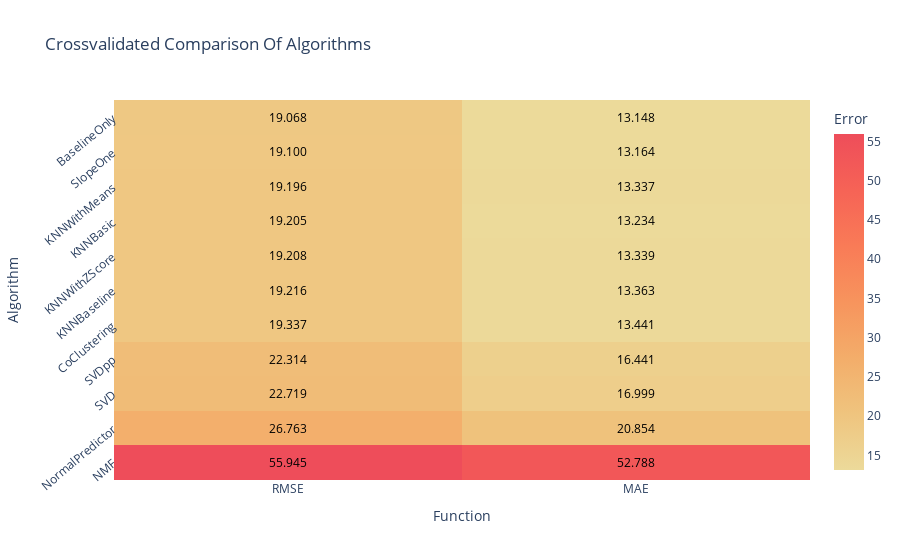

This figure's notebook cell:
### Code cell
# Store results
surprise_results = pd.DataFrame(benchmark).set_index('Algorithm').sort_values('test_rmse', ascending=False)

# Get data
data = surprise_results[['test_rmse', 'test_mae']]
grid = data.values

# Create axis labels
x_axis = [label.split('_')[1].upper() for label in data.columns.tolist()]
y_axis = data.index.tolist()

x_label = 'Function'
y_label = 'Algorithm'


# Get annotations and hovertext
hovertexts = []
annotations = []
for i, y_value in enumerate(y_axis):
    row = []
    for j, x_value in enumerate(x_axis):
        annotation = grid[i, j]
        row.append('Error: {:.3f}<br>{}: {}<br>{}: {}<br>Fit Time: {:.3f}s<br>Test Time: {:.3f}s'.format(annotation, y_label, y_value ,x_label, x_value, surprise_results.loc[y_value]['fit_time'], surprise_results.loc[y_value]['test_time']))
        annotations.append(dict(x=x_value, y=y_value, text='{:.3f}'.format(annotation), ax=0, ay=0, font=dict(color='#000000')))
    hovertexts.append(row)

# Create trace
trace = go.Heatmap(x = x_axis,
                   y = y_axis,
                   z = data.values,
                   text = hovertexts,
                   hoverinfo = 'text',
                   colorscale = 'oryel',
                   colorbar = dict(title = 'Error'))

# Create layout
layout = go.Layout(title = 'Crossvalidated Comparison Of Algorithms',
                   xaxis = dict(title = x_label),
                   yaxis = dict(title = y_label,
                                tickangle = -40),
                   annotations = annotations)

# Create plot
fig = go.Figure(data=[trace], layout=layout)
iplot(fig)

### Figure 1 — Plotly figure (JSON) as saved in the notebook; plotly's stock layout.template omitted (floating-point values rounded to 4 significant figures)
{"data": [{"colorbar": {"title": {"text": "Error"}}, "colorscale": [[0, "rgb(236, 218, 154)"], [0.1667, "rgb(239, 196, 126)"], [0.3333, "rgb(243, 173, 106)"], [0.5, "rgb(247, 148, 93)"], [0.6667, "rgb(249, 123, 87)"], [0.8333, "rgb(246, 99, 86)"], [1, "rgb(238, 77, 90)"]], "hoverinfo": "text", "text": [["Error: 55.945<br>Algorithm: NMF<br>Function: RMSE<br>Fit Time: 2.191s<br>Test Time: 0.148s", "Error: 52.788<br>Algorithm: NMF<br>Function: MAE<br>Fit Time: 2.191s<br>Test Time: 0.148s"], ["Error: 26.763<br>Algorithm: NormalPredictor<br>Function: RMSE<br>Fit Time: 0.050s<br>Test Time: 0.111s", "Error: 20.854<br>Algorithm: NormalPredictor<br>Function: MAE<br>Fit Time: 0.050s<br>Test Time: 0.111s"], ["Error: 22.719<br>Algorithm: SVD<br>Function: RMSE<br>Fit Time: 2.057s<br>Test Time: 0.110s", "Error: 16.999<br>Algorithm: SVD<br>Function: MAE<br>Fit Time: 2.057s<br>Test Time: 0.110s"], ["Error: 22.314<br>Algorithm: SVDpp<br>Function: RMSE<br>Fit Time: 153.279s<br>Test Time: 4.712s", "Error: 16.441<br>Algorithm: SVDpp<br>Function: MAE<br>Fit Time: 153.279s<br>Test Time: 4.712s"], ["Error: 19.337<br>Algorithm: CoClustering<br>Function: RMSE<br>Fit Time: 0.762s<br>Test Time: 0.138s", "Error: 13.441<br>Algorithm: CoClustering<br>Function: MAE<br>Fit Time: 0.762s<br>Test Time: 0.138s"], ["Error: 19.216<br>Algorithm: KNNBaseline<br>Function: RMSE<br>Fit Time: 0.164s<br>Test Time: 2.262s", "Error: 13.363<br>Algorithm: KNNBaseline<br>Function: MAE<br>Fit Time: 0.164s<br>Test Time: 2.262s"], ["Error: 19.208<br>Algorithm: KNNWithZScore<br>Function: RMSE<br>Fit Time: 0.095s<br>Test Time: 1.952s", "Error: 13.339<br>Algorithm: KNNWithZScore<br>Function: MAE<br>Fit Time: 0.095s<br>Test Time: 1.952s"], ["Error: 19.205<br>Algorithm: KNNBasic<br>Function: RMSE<br>Fit Time: 0.065s<br>Test Time: 1.809s", "Error: 13.234<br>Algorithm: KNNBasic<br>Function: MAE<br>Fit Time: 0.065s<br>Test Time: 1.809s"], ["Error: 19.196<br>Algorithm: KNNWithMeans<br>Function: RMSE<br>Fit Time: 0.074s<br>Test Time: 1.854s", "Error: 13.337<br>Algorithm: KNNWithMeans<br>Function: MAE<br>Fit Time: 0.074s<br>Test Time: 1.854s"], ["Error: 19.100<br>Algorithm: SlopeOne<br>Function: RMSE<br>Fit Time: 0.509s<br>Test Time: 3.213s", "Error: 13.164<br>Algorithm: SlopeOne<br>Function: MAE<br>Fit Time: 0.509s<br>Test Time: 3.213s"], ["Error: 19.068<br>Algorithm: BaselineOnly<br>Function: RMSE<br>Fit Time: 0.103s<br>Test Time: 0.073s", "Error: 13.148<br>Algorithm: BaselineOnly<br>Function: MAE<br>Fit Time: 0.103s<br>Test Time: 0.073s"]], "x": ["RMSE", "MAE"], "y": ["NMF", "NormalPredictor", "SVD", "SVDpp", "CoClustering", "KNNBaseline", "KNNWithZScore", "KNNBasic", "KNNWithMeans", "SlopeOne", "BaselineOnly"], "z": [[55.94, 52.79], [26.76, 20.85], [22.72, 17.0], [22.31, 16.44], [19.34, 13.44], [19.22, 13.36], [19.21, 13.34], [19.21, 13.23], [19.2, 13.34], [19.1, 13.16], [19.07, 13.15]], "type": "heatmap"}], "layout": {"annotations": [{"ax": 0, "ay": 0, "font": {"color": "#000000"}, "text": "55.945", "x": "RMSE", "y": "NMF"}, {"ax": 0, "ay": 0, "font": {"color": "#000000"}, "text": "52.788", "x": "MAE", "y": "NMF"}, {"ax": 0, "ay": 0, "font": {"color": "#000000"}, "text": "26.763", "x": "RMSE", "y": "NormalPredictor"}, {"ax": 0, "ay": 0, "font": {"color": "#000000"}, "text": "20.854", "x": "MAE", "y": "NormalPredictor"}, {"ax": 0, "ay": 0, "font": {"color": "#000000"}, "text": "22.719", "x": "RMSE", "y": "SVD"}, {"ax": 0, "ay": 0, "font": {"color": "#000000"}, "text": "16.999", "x": "MAE", "y": "SVD"}, {"ax": 0, "ay": 0, "font": {"color": "#000000"}, "text": "22.314", "x": "RMSE", "y": "SVDpp"}, {"ax": 0, "ay": 0, "font": {"color": "#000000"}, "text": "16.441", "x": "MAE", "y": "SVDpp"}, {"ax": 0, "ay": 0, "font": {"color": "#000000"}, "text": "19.337", "x": "RMSE", "y": "CoClustering"}, {"ax": 0, "ay": 0, "font": {"color": "#000000"}, "text": "13.441", "x": "MAE", "y": "CoClustering"}, {"ax": 0, "ay": 0, "font": {"color": "#000000"}, "text": "19.216", "x": "RMSE", "y": "KNNBaseline"}, {"ax": 0, "ay": 0, "font": {"color": "#000000"}, "text": "13.363", "x": "MAE", "y": "KNNBaseline"}, {"ax": 0, "ay": 0, "font": {"color": "#000000"}, "text": "19.208", "x": "RMSE", "y": "KNNWithZScore"}, {"ax": 0, "ay": 0, "font": {"color": "#000000"}, "text": "13.339", "x": "MAE", "y": "KNNWithZScore"}, {"ax": 0, "ay": 0, "font": {"color": "#000000"}, "text": "19.205", "x": "RMSE", "y": "KNNBasic"}, {"ax": 0, "ay": 0, "font": {"color": "#000000"}, "text": "13.234", "x": "MAE", "y": "KNNBasic"}, {"ax": 0, "ay": 0, "font": {"color": "#000000"}, "text": "19.196", "x": "RMSE", "y": "KNNWithMeans"}, {"ax": 0, "ay": 0, "font": {"color": "#000000"}, "text": "13.337", "x": "MAE", "y": "KNNWithMeans"}, {"ax": 0, "ay": 0, "font": {"color": "#000000"}, "text": "19.100", "x": "RMSE", "y": "SlopeOne"}, {"ax": 0, "ay": 0, "font": {"color": "#000000"}, "text": "13.164", "x": "MAE", "y": "SlopeOne"}, {"ax": 0, "ay": 0, "font": {"color": "#000000"}, "text": "19.068", "x": "RMSE", "y": "BaselineOnly"}, {"ax": 0, "ay": 0, "font": {"color": "#000000"}, "text": "13.148", "x": "MAE", "y": "BaselineOnly"}], "title": {"text": "Crossvalidated Comparison Of Algorithms"}, "xaxis": {"title": {"text": "Function"}, "type": "category", "range": [-0.5, 1.5], "autorange": true}, "yaxis": {"tickangle": -40, "title": {"text": "Algorithm"}, "type": "category", "range": [-0.5, 10.5], "autorange": true}, "autosize": true}}
